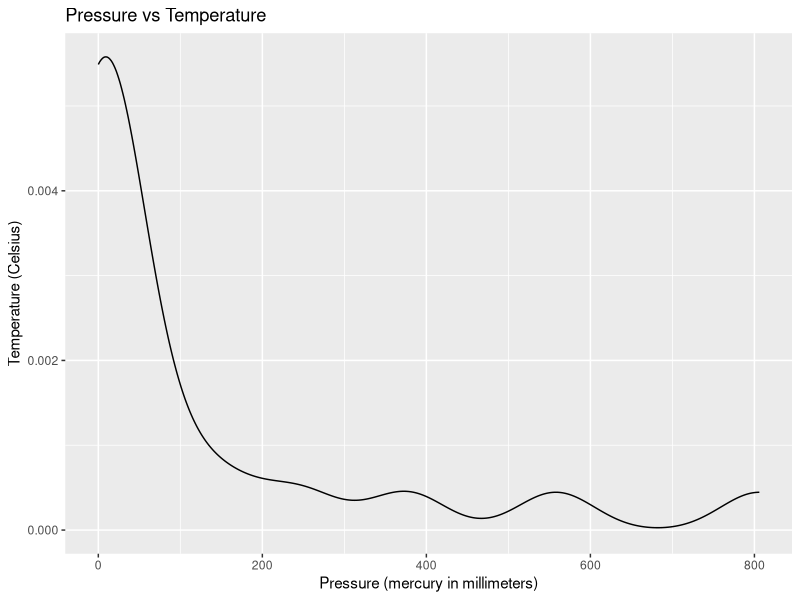
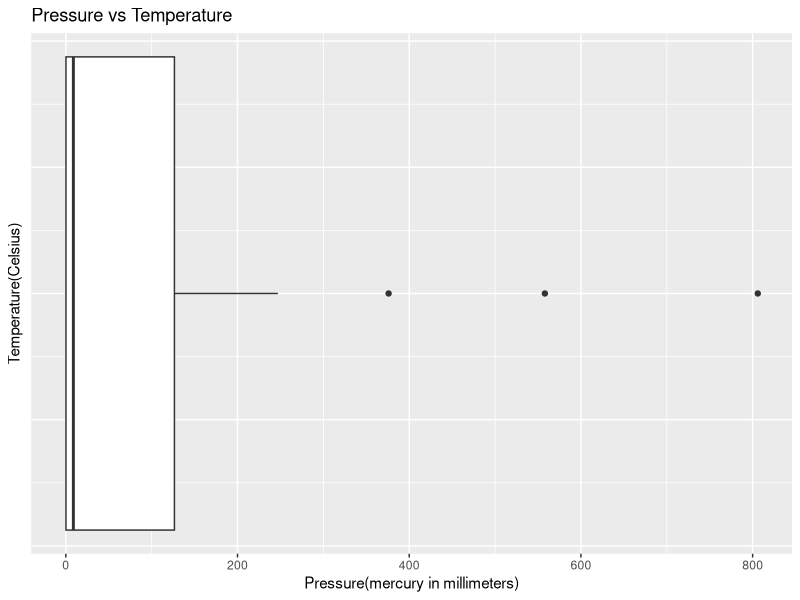
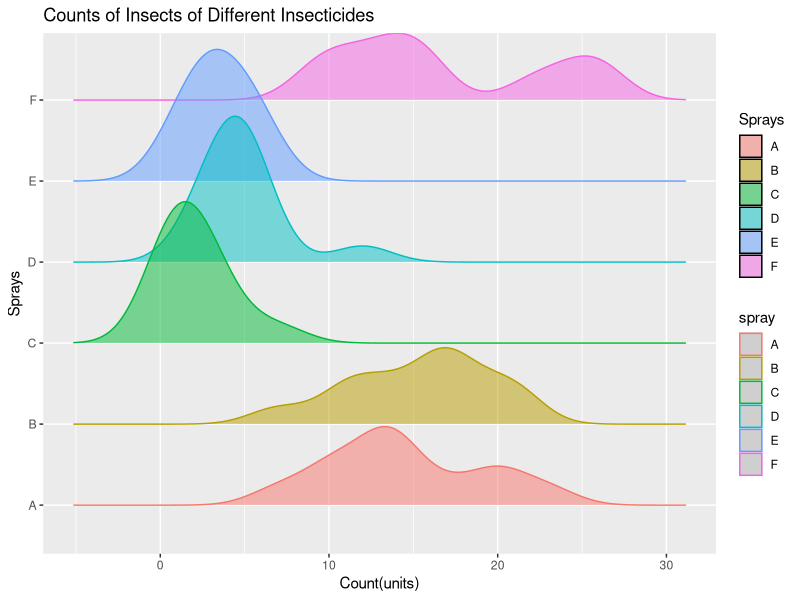
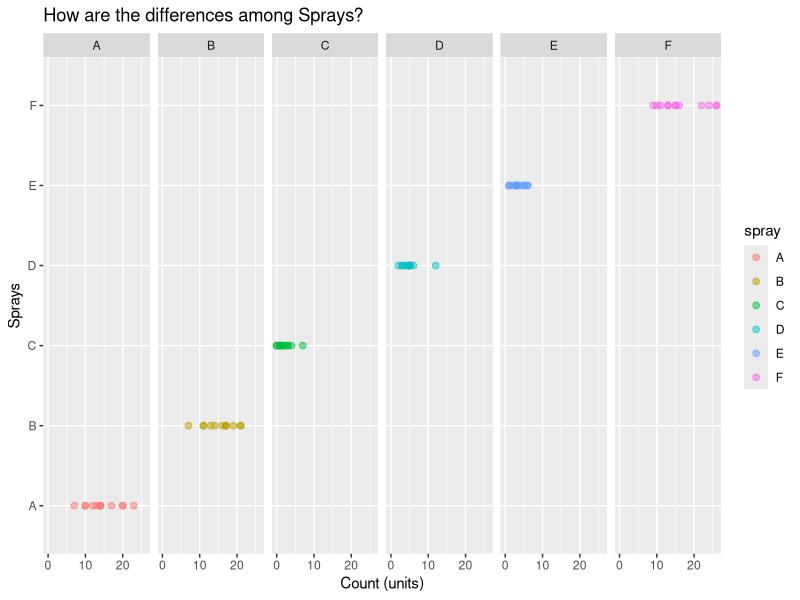

Generate these figures, in order, with R:
## ---- chunk 1
library(ggplot2)
ggplot(data = datasets::pressure, aes(x = pressure, fill = temperature)) +
  geom_density(adjust = 1, alpha = 0.5) +
  labs(
    title = "Pressure vs Temperature", 
    x = "Pressure (mercury in millimeters)", y = "Temperature (Celsius)",
    fill = "Temperature"
    )
## ---- chunk 2
library(ggplot2)
ggplot(data = datasets::pressure, aes(x = pressure)) +
  geom_boxplot() +
  labs(title = "Pressure vs Temperature",
       x = "Pressure(mercury in millimeters)",
       y = "Temperature(Celsius)") +
  theme(axis.ticks.y = element_blank(),
        axis.text.y = element_blank())
## ---- chunk 3
library(ggridges)
ggplot(data = datasets::InsectSprays, aes(x = count, y = spray, fill = spray, color = spray)) + 
  geom_density_ridges(alpha = 0.5) +
  labs(title = "Counts of Insects of Different Insecticides", 
       x = "Count(units)",
       y = "Sprays",
       fill = "Sprays")
## ---- chunk 4
ggplot(datasets::InsectSprays, aes(x = count, y = spray, color = spray)) +
  geom_point(size = 2, alpha = 0.5) +
  labs(
    title = "How are the differences among Sprays?", 
    x = "Count (units)", y = "Sprays"
    ) +
  facet_grid(~ spray)

